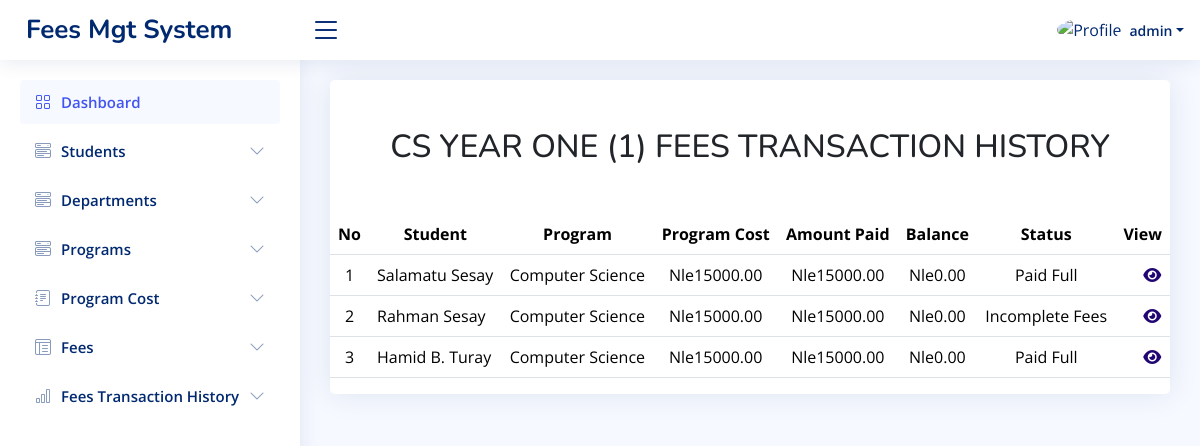
Screenshot of /cs1_transaction/ (signed in) with the database file from the repository.
### app/models.py (models this page shows, shortened)
class CS_Fees1(models.Model):
    student_name = models.CharField(max_length=100)
    id_number = models.CharField(max_length=20)
    program = models.ForeignKey(Programs, on_delete=models.CASCADE)
    program_details = models.ForeignKey(Programs, on_delete=models.CASCADE, related_name='program_details_payments', null=True, blank=True)
    department = models.ForeignKey(Department, on_delete=models.CASCADE)
    sum_of = models.CharField(max_length=200)
    paid_for = models.CharField(max_length=200, default='Tuition Fees')
    check_no = models.BigIntegerField(null=True, blank=True)
    receipt_no = models.CharField(max_length=20, unique=True, blank=True)
    amount_paid = models.DecimalField(max_digits=10, decimal_places=2)
    level = models.CharField(max_length=20, choices=LEVEL1)
    payment_date = models.DateField(null=True)
    second_payment_date = models.DateField(null=True, blank=True)
    cost_of_program = models.ForeignKey(CS_Cost1, on_delete=models.CASCADE, related_name='cost_of_program_payments')
    paid_fees = models.DecimalField(max_digits=10, decimal_places=2, default=0.00)
    payment_slip = models.FileField(upload_to='payment_slips/', blank=True, null=True)
    second_payment_slip = models.FileField(upload_to='payment_slips/', blank=True, null=True)
    payment_status = models.CharField(max_length=20, choices=[
        ('Paid Full', 'Paid Full'),
        ('Incomplete Fees', 'Incomplete Fees'),
    ])
    def balance(self):
        return Decimal(self.cost_of_program.program_fees) - self.paid_fees

class Programs(models.Model):
    program_name = models.CharField(max_length=100)
    department = models.ForeignKey(Department, on_delete=models.CASCADE)

class CS_Cost1(models.Model):
    program_name = models.CharField(max_length=255, null=True)
    program_duration = models.CharField(max_length=255)
    program_fees = models.DecimalField(max_digits=10, decimal_places=2)
    department = models.ForeignKey(Department, on_delete=models.CASCADE)
    all_program = models.ForeignKey(Programs, on_delete=models.CASCADE)

### app/views.py (the view)
# urls.py: path('cs1_transaction/', views.cs1_transaction, name='cs1_transaction'),
def cs1_transaction(request):
    fees1 = CS_Fees1.objects.all()
    return render(request, 'cs1_transaction.html', {'fees1':fees1})

### templates/cs1_transaction.html (shortened to what this page needs)
{% load static %}
<!DOCTYPE html>
<html lang="en">
<head>
    <link href="{% static 'vendor1/bootstrap/css/bootstrap.min.css' %}" rel="stylesheet">
    <link href="{% static 'vendor1/bootstrap-icons/bootstrap-icons.css' %}" rel="stylesheet">
    <link href="{% static 'vendor1/boxicons/css/boxicons.min.css' %}" rel="stylesheet">
    <link href="{% static 'vendor1/quill/quill.snow.css' %}" rel="stylesheet">
    <link href="{% static 'vendor1/quill/quill.bubble.css' %}" rel="stylesheet">
    <link href="{% static 'vendor1/remixicon/remixicon.css' %}" rel="stylesheet">
    <link href="{% static 'vendor1/simple-datatables/style.css' %}" rel="stylesheet">
    <link rel="stylesheet" href="https://cdnjs.cloudflare.com/ajax/libs/font-awesome/6.6.0/css/all.min.css" />
    <link href="{% static 'css1/style.css' %}" rel="stylesheet">
  </head>
<body>
 <header id="header" class="header fixed-top d-flex align-items-center">
  <div class="d-flex align-items-center justify-content-between">
    <a href="{% url 'main_home' %}" class="logo d-flex align-items-center">
      <span class="d-none d-lg-block">Fees Mgt System</span>
    </a>
    <i class="bi bi-list toggle-sidebar-btn"></i>
  </div>
  <nav class="header-nav ms-auto">
    <ul class="d-flex align-items-center">
      <li class="nav-item dropdown pe-3">
        <a class="nav-link nav-profile d-flex align-items-center pe-0" href="#" data-bs-toggle="dropdown">
          <img src="{% static 'img1/cusl.png' %}" alt="Profile" class="rounded-circle">
          <span class="d-none d-md-block dropdown-toggle ps-2">{{user}}</span>
        </a>
      </li>
    </ul>
  </nav>
</header>
<aside id="sidebar" class="sidebar">
  <ul class="sidebar-nav" id="sidebar-nav">
    <li class="nav-item">
      <a class="nav-link " href="{% url 'main_home' %}">
        <i class="bi bi-grid"></i>
        <span>Dashboard</span>
      </a>
    </li>
    <li class="nav-item">
      <a class="nav-link collapsed" data-bs-target="#components-nav" data-bs-toggle="collapse" href="#">
        <i class="bi bi-menu-button-wide"></i><span>Students</span><i class="bi bi-chevron-down ms-auto"></i>
      </a>
    </li>
    <li class="nav-item">
      <a class="nav-link collapsed" data-bs-target="#components-nav2" data-bs-toggle="collapse" href="#">
        <i class="bi bi-menu-button-wide"></i><span>Departments</span><i class="bi bi-chevron-down ms-auto"></i>
      </a>
    </li>
    <li class="nav-item">
      <a class="nav-link collapsed" data-bs-target="#components-nav1" data-bs-toggle="collapse" href="#">
        <i class="bi bi-menu-button-wide"></i><span>Programs</span><i class="bi bi-chevron-down ms-auto"></i>
      </a>
    </li>
    <li class="nav-item">
      <a class="nav-link collapsed" data-bs-target="#forms-nav" data-bs-toggle="collapse" href="#">
        <i class="bi bi-journal-text"></i><span>Program Cost</span><i class="bi bi-chevron-down ms-auto"></i>
      </a>
    </li>
    <li class="nav-item">
      <a class="nav-link collapsed" data-bs-target="#tables-nav" data-bs-toggle="collapse" href="#">
        <i class="bi bi-layout-text-window-reverse"></i><span>Fees</span><i class="bi bi-chevron-down ms-auto"></i>
      </a>
    </li>
    <li class="nav-item">
      <a class="nav-link collapsed" data-bs-target="#charts-nav" data-bs-toggle="collapse" href="#">
        <i class="bi bi-bar-chart"></i><span>Fees Transaction History</span><i class="bi bi-chevron-down ms-auto"></i>
      </a>
    </li>
  </ul>
</aside>
  <main id="main" class="main">
    <section class="section">
      <div class="row">
        <div class="col-lg-12">
          <div class="card">
            <h2 class="text-center mt-5 mb-5">CS YEAR ONE (1) FEES TRANSACTION HISTORY</h2>
              <table class="table datatable">
                <thead>
                  <tr>
                    <th style="font-size: 16px; text-align: center;">No</th>
                    <th style="font-size: 16px; text-align: center;">Student</th>
                    <th style="font-size: 16px; text-align: center;">Program</th>
                    <th style="font-size: 16px; text-align: center;">Program Cost</th>
                    <th style="font-size: 16px; text-align: center;">Amount Paid</th>
                    <th style="font-size: 16px; text-align: center;">Balance</th>
                    <th style="font-size: 16px; text-align: center;">Status</th>
                    <th style="font-size: 16px; text-align: center;">View</th>
                  </tr>
                </thead>
                <tbody>
               {% for fee1 in fees1 %}
                  <tr>
                    <td style="text-align: center;">{{forloop.counter}}</td>
                    <td style="font-size: 16px;">{{fee1.student_name}}</td>
                    <td style="font-size: 16px;">{{fee1.program.program_name}}</td>
                    <td style="text-align: center; font-size: 16px;">Nle{{fee1.cost_of_program.program_fees}}</td>
                    <td style="text-align: center; font-size: 16px;">Nle{{fee1.paid_fees}} </td>
                    <td style="text-align: center; font-size: 16px;">Nle{{fee1.balance}} </td>
                    <td style="text-align: center; font-size: 16px;">{{fee1.payment_status}}</td>
                    <td>
                      <a href="{% url 'view_cs1_transaction' fee1.id %}">
                        <i class="fas fa-eye" style="color: rgb(33, 6, 115); margin-left: 20px;"></i>
                    </a>
                    </td>
                  </tr>
                {% endfor %}
                </tbody>
              </table>
            </div>
          </div>
        </div>
    </section>
</body>
</html>

### static/css1/style.css (style rules this page uses)
:root { scroll-behavior: smooth; }
body { font-family: "Open Sans", sans-serif; background: #f6f9ff; color: #444444; }
a { color: #4154f1; text-decoration: none; }
h1, h2, h3, h4, h5, h6 { font-family: "Nunito", sans-serif; }
#main { margin-top: 60px; padding: 20px 30px; transition: all 0.3s; }
.card { margin-bottom: 30px; border: none; border-radius: 5px; box-shadow: 0px 0 30px rgba(1, 41, 112, 0.1); }
.logo { line-height: 1; }
@media (min-width: 1200px) { .logo { width: 280px; } }
.logo span { font-size: 26px; font-weight: 700; color: #012970; font-family: "Nunito", sans-serif; }
.header { transition: all 0.5s; z-index: 997; height: 60px; box-shadow: 0px 2px 20px rgba(1, 41, 112, 0.1); background-color: #fff; padding-left: 20px; }
.header .toggle-sidebar-btn { font-size: 32px; padding-left: 10px; cursor: pointer; color: #012970; }
.header-nav ul { list-style: none; }
.header-nav>ul { margin: 0; padding: 0; }
.header-nav .nav-profile { color: #012970; }
.header-nav .nav-profile img { max-height: 36px; }
.header-nav .nav-profile span { font-size: 14px; font-weight: 600; }
.sidebar { position: fixed; top: 60px; left: 0; bottom: 0; width: 300px; z-index: 996; transition: all 0.3s; padding: 20px; overflow-y: auto; scrollbar-width: thin; scrollbar-color: #aab7cf transparent; box-shadow: 0px 0px 20px rgba(1, 41, 112, 0.1); background-color: #fff; }
@media (min-width: 1200px) { #main, #footer { margin-left: 300px; } }
.sidebar-nav { padding: 0; margin: 0; list-style: none; }
.sidebar-nav li { padding: 0; margin: 0; list-style: none; }
.sidebar-nav .nav-item { margin-bottom: 5px; }
.sidebar-nav .nav-link { display: flex; align-items: center; font-size: 15px; font-weight: 600; color: #4154f1; transition: 0.3; background: #f6f9ff; padding: 10px 15px; border-radius: 4px; }
.sidebar-nav .nav-link i { font-size: 16px; margin-right: 10px; color: #4154f1; }
.sidebar-nav .nav-link.collapsed { color: #012970; background: #fff; }
.sidebar-nav .nav-link.collapsed i { color: #899bbd; }
.sidebar-nav .nav-link .bi-chevron-down { margin-right: 0; transition: transform 0.2s ease-in-out; }

### rows the page displays
CS_Fees1: student_name "Salamatu Sesay", program.program_name "Computer Science", cost_of_program.program_fees "15000.00", paid_fees "15000.00", balance "0.00", payment_status "Paid Full"
CS_Fees1: student_name "Rahman Sesay", program.program_name "Computer Science", cost_of_program.program_fees "15000.00", paid_fees "15000.00", balance "0.00", payment_status "Incomplete Fees"
CS_Fees1: student_name "Hamid B. Turay", program.program_name "Computer Science", cost_of_program.program_fees "15000.00", paid_fees "15000.00", balance "0.00", payment_status "Paid Full"

### other values shown
{{ user }} "admin"
